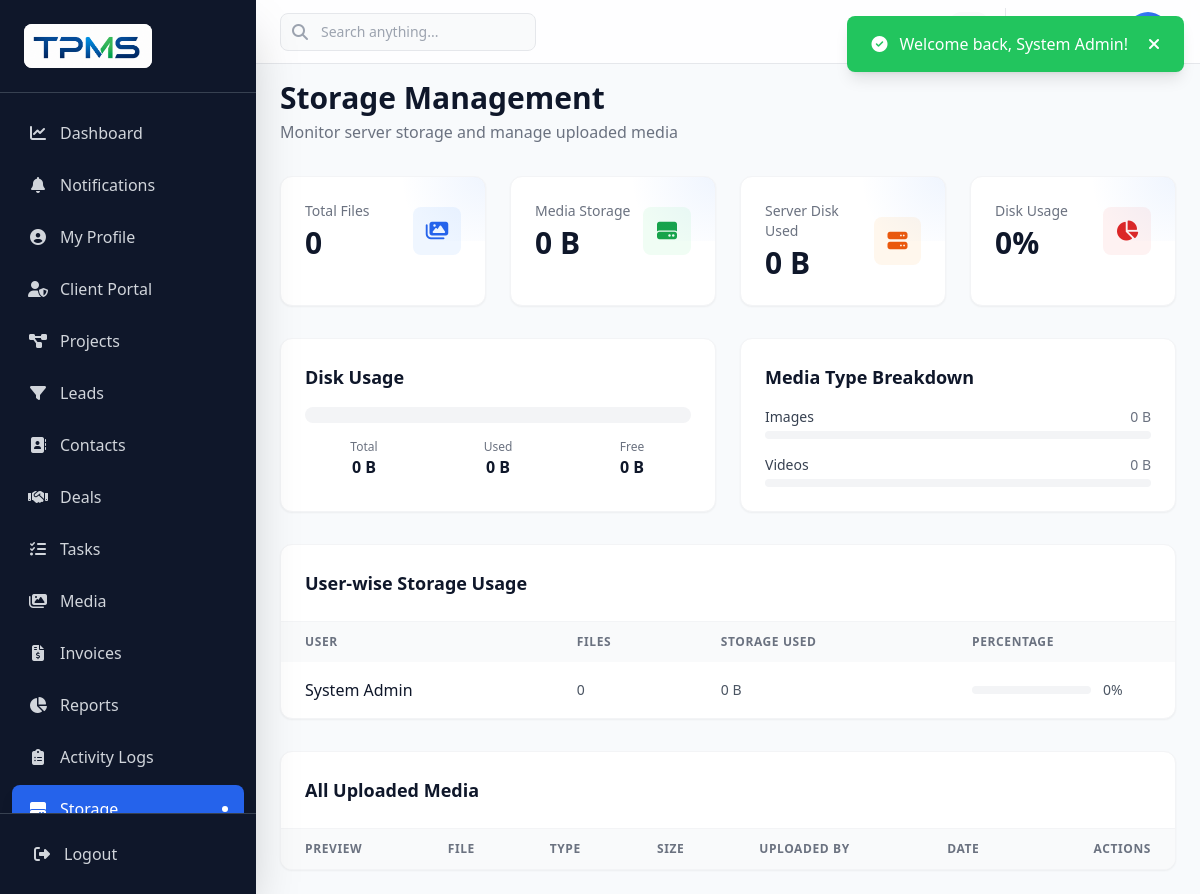
Screenshot of /storage.php (signed in) with the database file from the repository.
### tables this page shows
CREATE TABLE IF NOT EXISTS users (
    id INT AUTO_INCREMENT PRIMARY KEY,
    name VARCHAR(100) NOT NULL,
    email VARCHAR(100) NOT NULL UNIQUE,
    password VARCHAR(255) NOT NULL,
    role VARCHAR(50) DEFAULT 'sales_rep',
    avatar VARCHAR(255) DEFAULT NULL,
    phone VARCHAR(20) DEFAULT NULL,
    status ENUM('active','inactive') DEFAULT 'active',
    created_at TIMESTAMP DEFAULT CURRENT_TIMESTAMP,
    updated_at TIMESTAMP DEFAULT CURRENT_TIMESTAMP ON UPDATE CURRENT_TIMESTAMP,
    FOREIGN KEY (role) REFERENCES roles(name) ON DELETE RESTRICT
);

### includes/functions.php (called while the page is built, shortened)
<?php
function sanitize($input) {
    return htmlspecialchars(trim((string)$input), ENT_QUOTES, 'UTF-8');
}
function formatBytes($bytes, $precision = 2) {
    $units = ['B', 'KB', 'MB', 'GB', 'TB'];
    $bytes = max($bytes, 0);
    $pow = floor(($bytes ? log($bytes) : 0) / log(1024));
    $pow = min($pow, count($units) - 1);
    $bytes /= 1024 ** $pow;
    return round($bytes, $precision) . ' ' . $units[$pow];
}

### storage.php (the view, shortened to what this page needs)
<?php
require_once 'includes/header.php';
$db = getDB();
$totalFiles = $db->query("SELECT COUNT(*) FROM media")->fetchColumn();
$totalSize = $db->query("SELECT COALESCE(SUM(file_size), 0) FROM media")->fetchColumn();
$imageSize = $db->query("SELECT COALESCE(SUM(file_size), 0) FROM media WHERE file_type='image'")->fetchColumn();
$videoSize = $db->query("SELECT COALESCE(SUM(file_size), 0) FROM media WHERE file_type='video'")->fetchColumn();
$userStats = $db->query("SELECT u.id, u.name, COUNT(m.id) as file_count, COALESCE(SUM(m.file_size), 0) as total_size
                         FROM users u
                         LEFT JOIN media m ON u.id = m.uploaded_by
                         GROUP BY u.id, u.name
                         ORDER BY total_size DESC")->fetchAll();
$uploadsDir = __DIR__ . '/uploads';
$diskTotal = disk_total_space($uploadsDir);
$diskFree = disk_free_space($uploadsDir);
$diskUsed = $diskTotal - $diskFree;
$diskUsedPercent = $diskTotal > 0 ? round(($diskUsed / $diskTotal) * 100, 2) : 0;
include 'includes/sidebar.php';
?>
<div class="lg:ml-64 min-h-screen transition-all duration-300">
    <?php include 'includes/topbar.php'; ?>
    <main class="p-6 pt-20">
        <div class="mb-8 animate-fade-in">
            <h1 class="text-3xl font-bold text-secondary-900">Storage Management</h1>
            <p class="text-gray-500 mt-1">Monitor server storage and manage uploaded media</p>
        </div>
        <div class="grid grid-cols-1 md:grid-cols-2 lg:grid-cols-4 gap-6 mb-8">
            <div class="stat-card bg-white rounded-xl p-6 shadow-sm border border-gray-100 animate-slide-up">
                <div class="flex items-center justify-between">
                    <div>
                        <p class="text-sm font-medium text-gray-500 mb-1">Total Files</p>
                        <h3 class="text-3xl font-bold text-secondary-900"><?php echo number_format($totalFiles); ?></h3>
                    </div>
                    <div class="w-12 h-12 rounded-lg bg-blue-50 flex items-center justify-center"><i class="fas fa-images text-blue-600 text-xl"></i></div>
                </div>
            </div>
            <div class="stat-card bg-white rounded-xl p-6 shadow-sm border border-gray-100 animate-slide-up stagger-1">
                <div class="flex items-center justify-between">
                    <div>
                        <p class="text-sm font-medium text-gray-500 mb-1">Media Storage</p>
                        <h3 class="text-3xl font-bold text-secondary-900"><?php echo formatBytes($totalSize); ?></h3>
                    </div>
                    <div class="w-12 h-12 rounded-lg bg-green-50 flex items-center justify-center"><i class="fas fa-hdd text-green-600 text-xl"></i></div>
                </div>
            </div>
            <div class="stat-card bg-white rounded-xl p-6 shadow-sm border border-gray-100 animate-slide-up stagger-2">
                <div class="flex items-center justify-between">
                    <div>
                        <p class="text-sm font-medium text-gray-500 mb-1">Server Disk Used</p>
                        <h3 class="text-3xl font-bold text-secondary-900"><?php echo formatBytes($diskUsed); ?></h3>
                    </div>
                    <div class="w-12 h-12 rounded-lg bg-orange-50 flex items-center justify-center"><i class="fas fa-server text-orange-600 text-xl"></i></div>
                </div>
            </div>
            <div class="stat-card bg-white rounded-xl p-6 shadow-sm border border-gray-100 animate-slide-up stagger-3">
                <div class="flex items-center justify-between">
                    <div>
                        <p class="text-sm font-medium text-gray-500 mb-1">Disk Usage</p>
                        <h3 class="text-3xl font-bold text-secondary-900"><?php echo $diskUsedPercent; ?>%</h3>
                    </div>
                    <div class="w-12 h-12 rounded-lg bg-red-50 flex items-center justify-center"><i class="fas fa-chart-pie text-red-600 text-xl"></i></div>
                </div>
            </div>
        </div>
        <div class="grid grid-cols-1 lg:grid-cols-2 gap-6 mb-8">
            <div class="bg-white rounded-xl shadow-sm border border-gray-100 p-6 animate-slide-up animate-delay-100">
                <h2 class="text-lg font-bold text-secondary-900 mb-4">Disk Usage</h2>
                <div class="h-4 bg-gray-100 rounded-full overflow-hidden mb-4">
                </div>
                <div class="grid grid-cols-3 gap-4 text-center">
                    <div>
                        <p class="text-xs text-gray-500">Total</p>
                        <p class="font-semibold text-secondary-900"><?php echo formatBytes($diskTotal); ?></p>
                    </div>
                    <div>
                        <p class="text-xs text-gray-500">Used</p>
                        <p class="font-semibold text-secondary-900"><?php echo formatBytes($diskUsed); ?></p>
                    </div>
                    <div>
                        <p class="text-xs text-gray-500">Free</p>
                        <p class="font-semibold text-secondary-900"><?php echo formatBytes($diskFree); ?></p>
                    </div>
                </div>
            </div>
            <div class="bg-white rounded-xl shadow-sm border border-gray-100 p-6 animate-slide-up animate-delay-200">
                <h2 class="text-lg font-bold text-secondary-900 mb-4">Media Type Breakdown</h2>
                <div class="space-y-4">
                    <div>
                        <div class="flex justify-between text-sm mb-1">
                            <span class="text-gray-700">Images</span>
                            <span class="text-gray-500"><?php echo formatBytes($imageSize); ?></span>
                        </div>
                        <div class="h-2 bg-gray-100 rounded-full overflow-hidden">
                        </div>
                    </div>
                    <div>
                        <div class="flex justify-between text-sm mb-1">
                            <span class="text-gray-700">Videos</span>
                            <span class="text-gray-500"><?php echo formatBytes($videoSize); ?></span>
                        </div>
                        <div class="h-2 bg-gray-100 rounded-full overflow-hidden">
                        </div>
                    </div>
                </div>
            </div>
        </div>
        <div class="bg-white rounded-xl shadow-sm border border-gray-100 overflow-hidden mb-8 animate-slide-up animate-delay-300">
            <div class="p-6 border-b border-gray-100">
                <h2 class="text-lg font-bold text-secondary-900">User-wise Storage Usage</h2>
            </div>
            <div class="overflow-x-auto">
                <table class="w-full">
                    <thead class="bg-gray-50">
                        <tr>
                            <th class="px-6 py-3 text-left text-xs font-semibold text-gray-500 uppercase tracking-wider">User</th>
                            <th class="px-6 py-3 text-left text-xs font-semibold text-gray-500 uppercase tracking-wider">Files</th>
                            <th class="px-6 py-3 text-left text-xs font-semibold text-gray-500 uppercase tracking-wider">Storage Used</th>
                            <th class="px-6 py-3 text-left text-xs font-semibold text-gray-500 uppercase tracking-wider">Percentage</th>
                        </tr>
                    </thead>
                    <tbody class="divide-y divide-gray-100">
                        <?php foreach ($userStats as $user):
                            $percent = $totalSize > 0 ? round(($user['total_size'] / $totalSize) * 100, 1) : 0;
                        ?>
                        <tr class="hover:bg-gray-50 transition-colors">
                            <td class="px-6 py-4 font-medium text-secondary-900"><?php echo sanitize($user['name']); ?></td>
                            <td class="px-6 py-4 text-sm text-gray-600"><?php echo number_format($user['file_count']); ?></td>
                            <td class="px-6 py-4 text-sm text-gray-600"><?php echo formatBytes($user['total_size']); ?></td>
                            <td class="px-6 py-4">
                                <div class="flex items-center gap-3">
                                    <div class="flex-1 h-2 bg-gray-100 rounded-full overflow-hidden max-w-[150px]">
                                    </div>
                                    <span class="text-sm text-gray-600 w-12"><?php echo $percent; ?>%</span>
                                </div>
                            </td>
                        </tr>
                        <?php endforeach; ?>
                    </tbody>
                </table>
            </div>
        </div>
        <div class="bg-white rounded-xl shadow-sm border border-gray-100 overflow-hidden animate-slide-up animate-delay-400">
            <div class="p-6 border-b border-gray-100">
                <h2 class="text-lg font-bold text-secondary-900">All Uploaded Media</h2>
            </div>
            <div class="overflow-x-auto">
                <table class="w-full">
                    <thead class="bg-gray-50">
                        <tr>
                            <th class="px-6 py-3 text-left text-xs font-semibold text-gray-500 uppercase tracking-wider">Preview</th>
                            <th class="px-6 py-3 text-left text-xs font-semibold text-gray-500 uppercase tracking-wider">File</th>
                            <th class="px-6 py-3 text-left text-xs font-semibold text-gray-500 uppercase tracking-wider">Type</th>
                            <th class="px-6 py-3 text-left text-xs font-semibold text-gray-500 uppercase tracking-wider">Size</th>
                            <th class="px-6 py-3 text-left text-xs font-semibold text-gray-500 uppercase tracking-wider">Uploaded By</th>
                            <th class="px-6 py-3 text-left text-xs font-semibold text-gray-500 uppercase tracking-wider">Date</th>
                            <th class="px-6 py-3 text-right text-xs font-semibold text-gray-500 uppercase tracking-wider">Actions</th>
                        </tr>
                    </thead>
                </table>
            </div>
        </div>
    </main>
</div>
<?php include 'includes/footer.php'; ?>

### assets/css/style.css (style rules this page uses)
html { scroll-behavior: smooth; }
.animate-delay-100 { animation-delay: 100ms; }
.animate-delay-200 { animation-delay: 200ms; }
.animate-delay-300 { animation-delay: 300ms; }
.animate-delay-400 { animation-delay: 400ms; }
.stagger-1 { animation-delay: 50ms; }
.stagger-2 { animation-delay: 100ms; }
.stagger-3 { animation-delay: 150ms; }
.stat-card { position: relative; overflow: hidden; }
.stat-card::before { content: ''; position: absolute; top: -50%; right: -50%; width: 100%; height: 100%; background: radial-gradient(circle, rgba(59, 130, 246, 0.08) 0%, transparent 70%); animation: pulse-slow 4s ease-in-out infinite; }

### rows the page displays
users: name "System Admin", file_count "0", total_size "0 B", percent "0"

### other values shown
$flash['message'] "Welcome back, System Admin!"
$item['label'] "Dashboard"
$item['label'] "Notifications"
$item['label'] "My Profile"
$item['label'] "Client Portal"
$item['label'] "Projects"
$item['label'] "Leads"
$item['label'] "Contacts"
$item['label'] "Deals"
$item['label'] "Tasks"
$item['label'] "Media"
$item['label'] "Invoices"
$item['label'] "Reports"
$item['label'] "Activity Logs"
$totalFiles "0"
